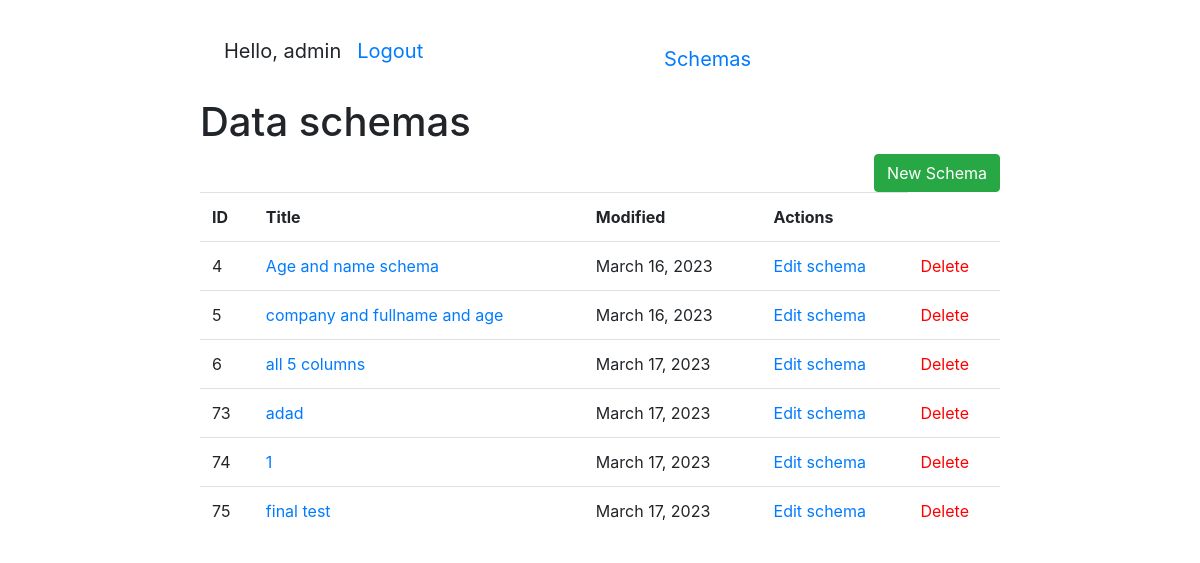
The page / (signed in) on the database its author committed.
### schema/models.py (models this page shows, shortened)
class User(AbstractUser):
    pass

class Schema(models.Model):
    user = models.ForeignKey(
        settings.AUTH_USER_MODEL,
        on_delete=models.CASCADE
    )
    title = models.CharField(max_length=255)
    columns = models.ManyToManyField(
        Column,
        related_name="schemas"
    )
    modified = models.DateField(auto_now=True)

### schema/views.py (the view)
# urls.py: path("", SchemaListView.as_view(), name="schema-list"),
class SchemaListView(
    LoginRequiredMixin,
    generic.ListView
):
    model = Schema
    queryset = Schema.objects.all()

### templates/schema/schema_list.html
{% extends "base.html" %}
{% load crispy_forms_filters %}
{% block content %}
  <h1>Data schemas</h1>
    <a href="{% url 'schema:schema-create' %}" class="btn btn-success" style="float:right">
      New Schema
    </a>
    <table class="table">
      <tr>
        <th>ID</th>
        <th>Title</th>
        <th>Modified</th>
        <th>Actions</th>
      </tr>
      {% for schema in schema_list %}
        <tr>
          <td>
            {{ schema.id }}
          </td>
          <td>
            <a href="{% url 'schema:schema-detail' pk=schema.id%}">{{ schema.title }}</a>
          </td>
          <td>
            {{ schema.modified }}
          </td>
          <td>
            <a href="{% url 'schema:schema-update' pk=schema.id %}">
              Edit schema
            </a>
          </td>
          <td>
            <a style="color: red"
              href="{% url 'schema:schema-delete' pk=schema.id %}">
              Delete
            </a>
          </td>
        </tr>
      {% endfor %}
    </table>
{% endblock %}

### templates/base.html (shortened to what this page needs)
<!DOCTYPE html>
<html lang="en">
<head>
    <link rel="stylesheet"
          href="https://cdn.jsdelivr.net/npm/bootstrap@4.5.3/dist/css/bootstrap.min.css"
>
    {% load static %}
    <link rel="stylesheet" href="{% static 'css/styles.css' %}">
</head>
<body>
    {% block navbar %}
      {% include "includes/navbar.html" %}
    {% endblock %}
    {% block content %}
    {% endblock %}
</body>
</html>

### templates/includes/navbar.html
<nav class="navbar navbar-expand-lg">
    <ul class="navbar-nav">
    {% if user.is_authenticated %}
      <li class="nav-item">
        <p class="nav-link">Hello, {{ user.get_username }}</p>
      </li>
      <li class="nav-item">
        <a class="nav-link" href="{% url 'logout'%}?next={% url 'login'%}">Logout</a>
      </li>
    {% else %}
      <li class="nav-item">
        <a class="nav-link" href="{% url 'login'%}?next={{request.path}}">Login</a>
      </li>
    {% endif %}
    </ul>
  <div class="collapse navbar-collapse justify-content-md-center">
    <ul class="navbar-nav">
      <li class="nav-item">
        <a class="nav-link" href="{% url 'schema:schema-list' %}">Schemas</a>
      </li>
    </ul>
  </div>
</nav>

### static/css/styles.css (style rules this page uses)
body { padding: 20px 200px; }
.navbar-nav { font-size: 20px; }

### rows shown on the page
User: get_username "admin"
Schema: id "4", title "Age and name schema", modified "March 16, 2023"
Schema: id "5", title "company and fullname and age", modified "March 16, 2023"
Schema: id "6", title "all 5 columns", modified "March 17, 2023"
Schema: id "73", title "adad", modified "March 17, 2023"
Schema: id "74", title "1", modified "March 17, 2023"
Schema: id "75", title "final test", modified "March 17, 2023"
